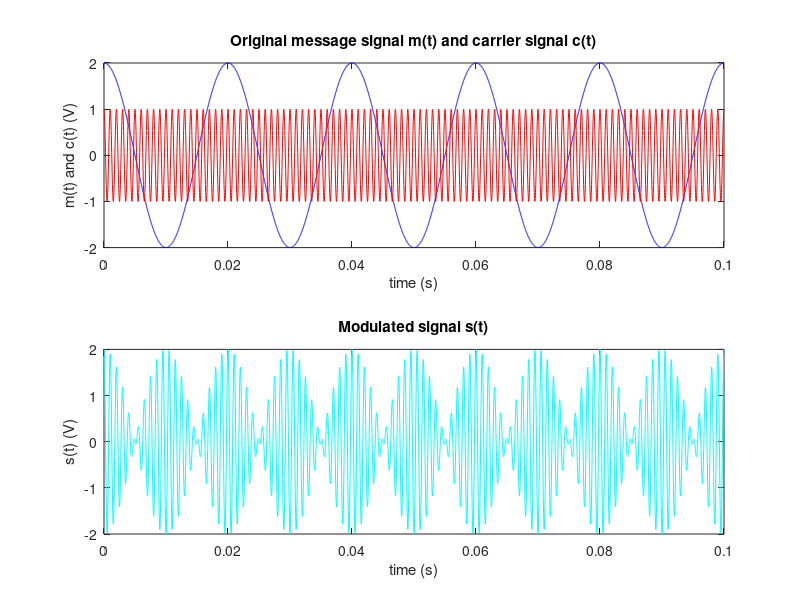
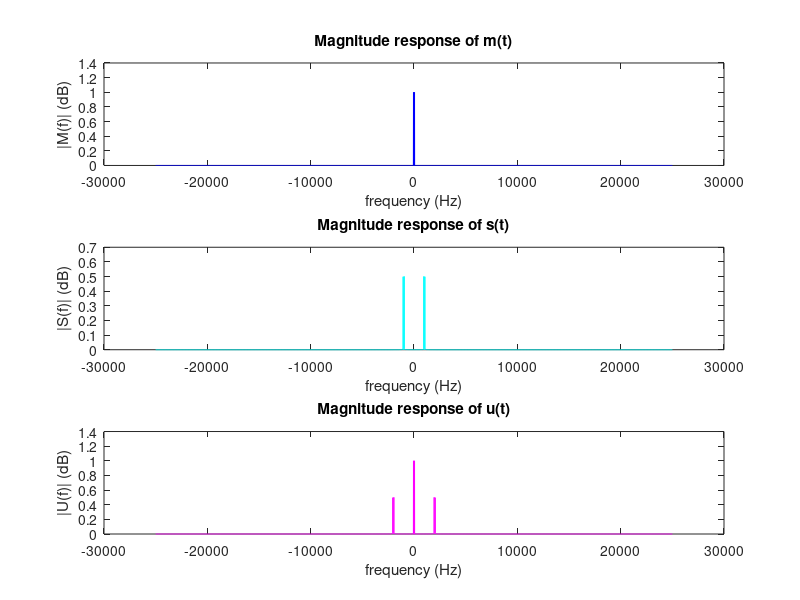
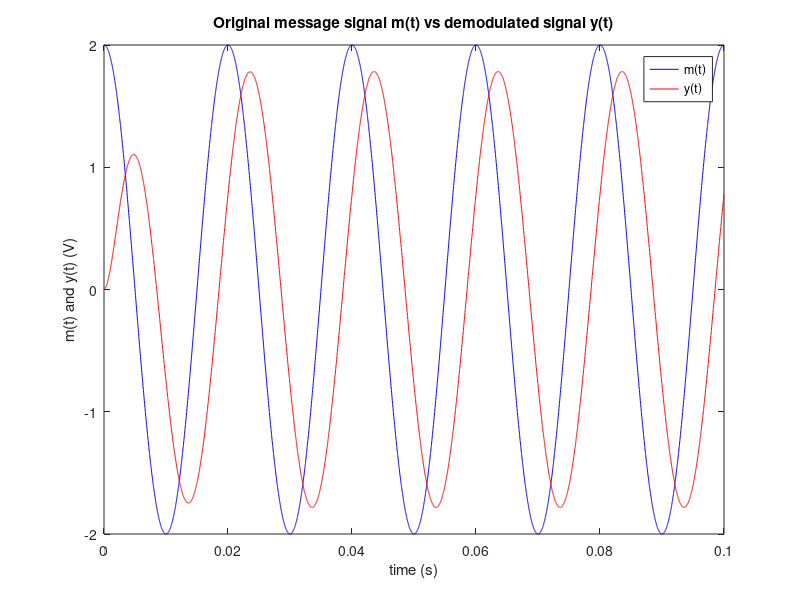
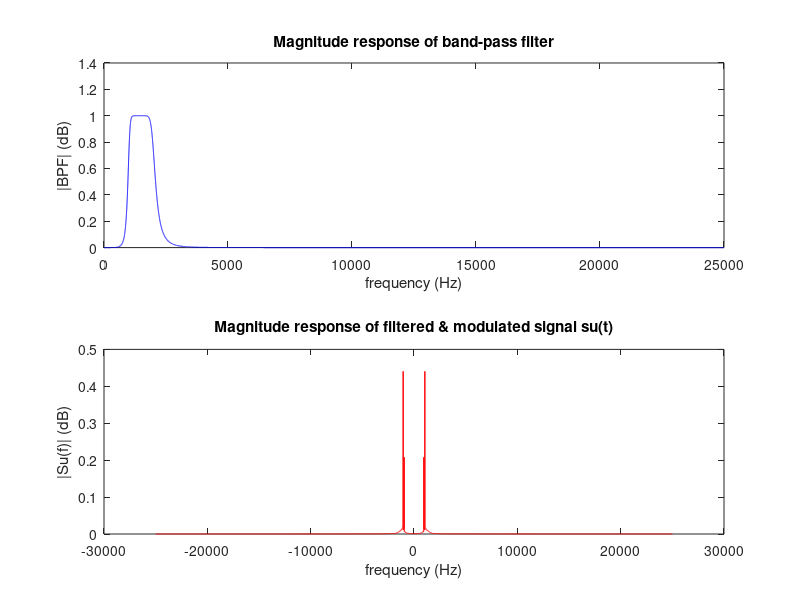

MATLAB code for these plots, in order:
clc;
clear all;
close all;
%% DSB-SC Modulation and Demodulation
%% a
t = 0.1;
fm = 50;
fc = 1000;
Fs = 50000;
teta = 0; % phase = 0 will be used at future steps
Ts = 1/Fs;
time = 0:Ts:t;
Ac = 1;
Am = 2;
mt = Am*cos(2*pi*fm*time);
ct = Ac*cos(2*pi*fc*time+teta);
%% b
st= mt.*ct;
%% c and d
figure (1)
subplot(211)
plot(time,mt,"blue");
hold on
plot(time,ct,"red");
xlabel("time (s)");
ylabel("m(t) and c(t) (V)");
title("Original message signal m(t) and carrier signal c(t)");
subplot(212)
plot(time,st,"cyan");
xlabel("time (s)");
ylabel("s(t) (V)");
title("Modulated signal s(t)");
%% e
N = length(time);
f = linspace(-Fs/2,Fs/2, N);
Acprime = max(st); 
% Acprime is maximum amplitude of modulated signal.
multiplier = Acprime*cos(2*pi*fc*time+teta);
ut = st.*multiplier;
[order, wcutoff] = buttord(fm/(Fs/2),fc/(Fs/2),1,32);
% stopband attenuation is chosen in order to reduce ripple and phase delay
% to minimum level.
[b,a]=butter(order,wcutoff,"low");
yt = filter(b,a,ut);
uf = fftshift(abs(fft(ut,N)))/N;
mf = fftshift(abs(fft(mt,N)))/N;
sf = fftshift(abs(fft(st,N)))/N;
%% f
figure (2)
subplot(311)
plot(f,mf,"blue");
xlabel("frequency (Hz)");
ylabel("|M(f)| (dB)");
title("Magnitude response of m(t)");
subplot(312)
plot(f,sf,"cyan");
xlabel("frequency (Hz)");
ylabel("|S(f)| (dB)");
title("Magnitude response of s(t)");
subplot(313)
plot(f,uf,"magenta");
xlabel("frequency (Hz)");
ylabel("|U(f)| (dB)");
title("Magnitude response of u(t)");
%% g
figure (3)
plot(time,mt,"blue");
xlabel("time (s)");
ylabel("m(t) and y(t) (V)");
title("Original message signal m(t) vs demodulated signal y(t)");
hold on
plot(time,yt,"red");
legend("m(t)","y(t)");
%% SSB Modulation
%% a
[b1,a1] = butter(5,[1000 2000]/(Fs/2),"bandpass");
%there was an error in this section during lab session, it is fixed at
%report.
%% b
sut = filter(b1,a1,st);
%% c
[h,w]=freqz(b1,a1,Fs/2);
suf = fftshift(abs(fft(sut,N)))/N;
figure (4)
subplot(211)
plot(abs(h),"blue");
xlabel("frequency (Hz)");
ylabel("|BPF| (dB)");
title("Magnitude response of band-pass filter");
subplot(212)
plot(f,suf,"red");
xlabel("frequency (Hz)");
ylabel("|Su(f)| (dB)");
title("Magnitude response of filtered & modulated signal su(t)");






